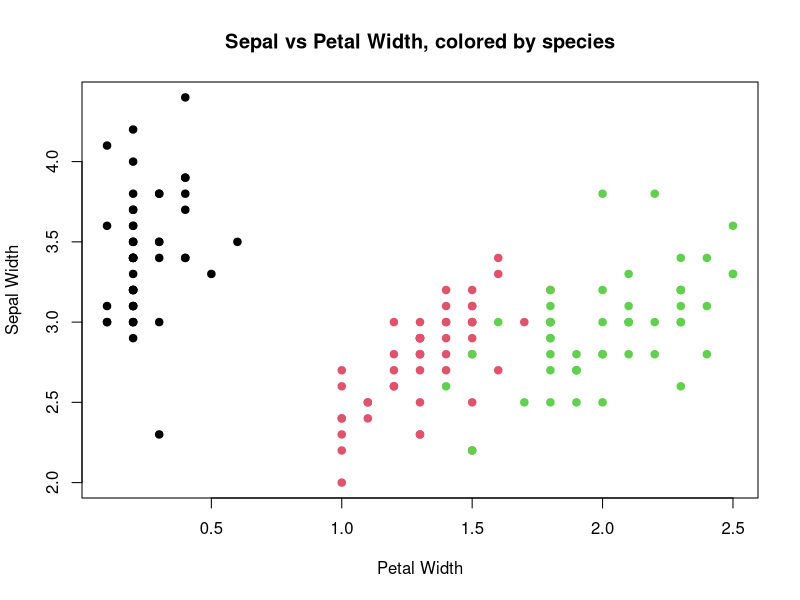

This figure's R source:
## ---- chunk 1
library(datasets)
head(iris, 5)
## ---- chunk 2
plot(Sepal.Width ~ Petal.Width, data = iris, col = Species, xlab = "Petal Width",
     ylab = "Sepal Width", main = "Sepal vs Petal Width, colored by species", pch=19)
## ---- chunk 3
categorize <- function(pet, sep) {
  if (pet < .8) {
    return("Setosa")
  }
  if (pet < 1.35 | (pet < 1.75 & sep > 2.65)){
    return("Versicolor")
  }
  else {
    return("Virginica")
  }
}
## ---- chunk 4
categorize(.5, 5)
categorize(1.2, 1)
categorize(2.5, 3)
